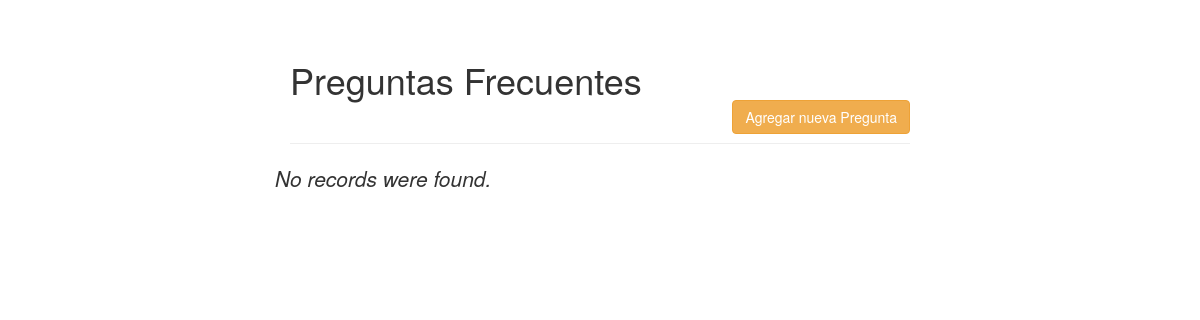
The page /vistas-tablas/TablaPreguntasFrecuentes/iniciopf.php on the database as committed earlier.
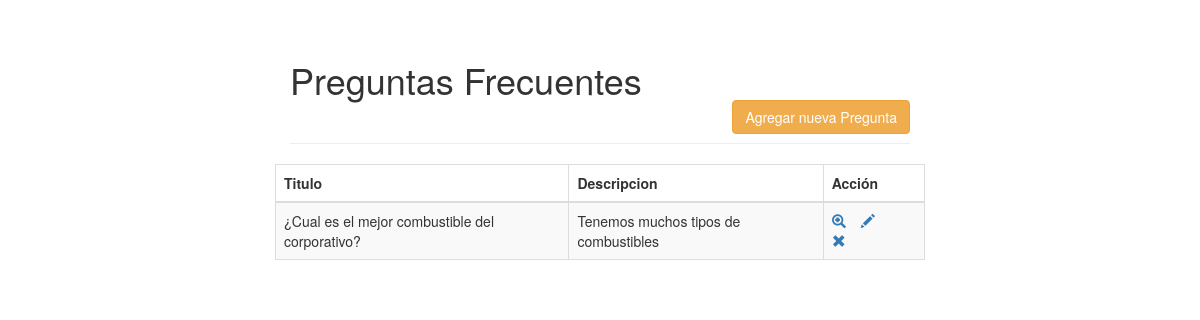
The same page on the database as committed later.
### tables this page shows
CREATE TABLE `preguntasfrecuentes` (
  `idpreguntasfrecuentes` int(11) NOT NULL,
  `titulo` varchar(250) DEFAULT NULL,
  `descripcion` varchar(1000) DEFAULT NULL
);

### vistas-tablas/TablaPreguntasFrecuentes/iniciopf.php (the view, shortened to what this page needs)
<!DOCTYPE html>
<html lang="en">
<head>
    <link rel="stylesheet" href="https://maxcdn.bootstrapcdn.com/bootstrap/3.3.7/css/bootstrap.css">
</head>
<body>
    <div class="wrapper">
        <div class="container-fluid">
            <div class="row">
                <div class="col-md-12">
                    <div class="page-header clearfix">
                        <h1 class="pull-left">Preguntas Frecuentes</h1><br><br>
                        <br><a href="crearpf.php" class="btn btn-warning pull-right">Agregar nueva Pregunta</a></div>
                    </div>
                    <?php
                    require_once "config.php";
                    $sql = "SELECT * FROM preguntasfrecuentes";
                    if($result = mysqli_query($link, $sql)){
                        if(mysqli_num_rows($result) > 0){
                            echo "<table class='table table-bordered table-striped'>";
                                echo "<thead>";
                                    echo "<tr>";
                                        echo "<th>Titulo</th>";
                                        echo "<th>Descripcion</th>";
                                        echo "<th>Acción</th>";
                                    echo "</tr>";
                                echo "</thead>";
                                echo "<tbody>";
                                while($row = mysqli_fetch_array($result)){
                                    echo "<tr>";
                                        echo "<td>" . $row['titulo'] . "</td>";
                                        echo "<td>" . $row['descripcion'] . "</td>";
                                        echo "<td>";
                                            echo "<a href='verpf.php?id=". $row['idpreguntasfrecuentes'] ."' title='Ver usuario' data-toggle='tooltip'><span class='glyphicon glyphicon-zoom-in'></span></a>";
                                            echo "<a href='modificarpf.php?id=". $row['idpreguntasfrecuentes'] ."' title='Actualizar' data-toggle='tooltip'><span class='glyphicon glyphicon-pencil'></span></a>";
                                            echo "<a href='eliminarpf.php?id=". $row['idpreguntasfrecuentes'] ."' title='Eliminar' data-toggle='tooltip'><span class='glyphicon glyphicon-remove'></span></a>";
                                        echo "</td>";
                                    echo "</tr>";
                                }
                                echo "</tbody>";
                            echo "</table>";
                        } else{
                            echo "<p class='lead'><em>No records were found.</em></p>";
                        }
                    } else{
                        echo "ERROR: Could not able to execute $sql. " . mysqli_error($link);
                    }
                    ?>
                </div>
            </div>
        </div>
</body>
</html>

Rows that differ between the two databases and show on the page:
added preguntasfrecuentes: titulo "¿Cual es el mejor combustible del corporativo?", descripcion "Tenemos muchos tipos de combustibles"
Other text that changed with them:
text no longer shown: "No records were found."
text now shown: "Titulo Descripcion Acción"
